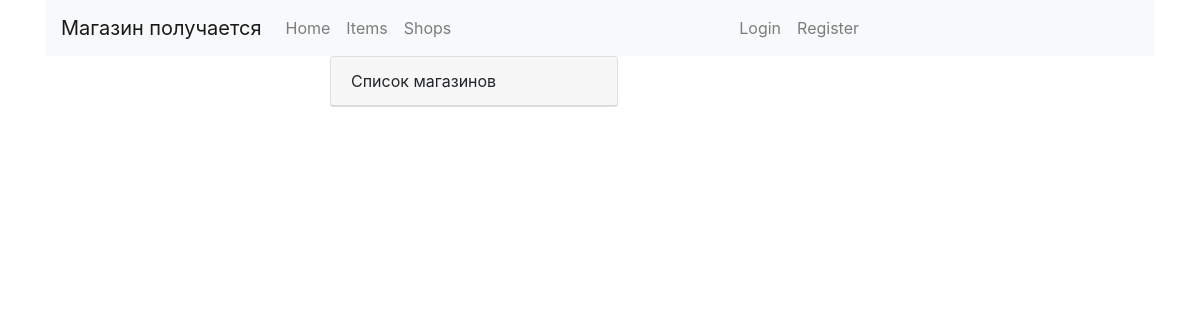
The app's page /shop_list/, older data.
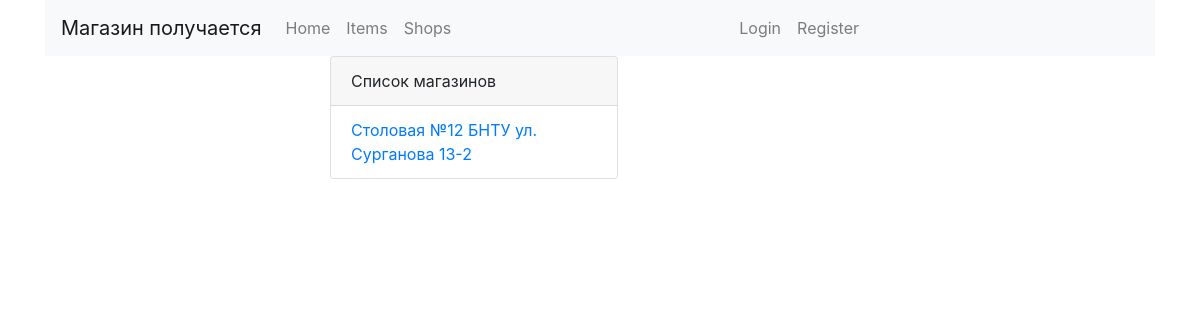
The same page, newer data.
### shop/models.py (models this page shows, shortened)
class Shop(models.Model):
    name = models.CharField(
        max_length=128,
        verbose_name='Наименование магазина'
    )
    address = models.CharField(
        max_length=256,
        verbose_name='Адрес магазина'
    )
    staff_amount = models.IntegerField(
        blank=True,
        null=True
    )
    def __str__(self):
        return f'{self.name} {self.address}'
    class Meta:
        verbose_name = 'Магазин'
        verbose_name_plural = "Магазины"
        ordering = (
            'name',
        )

### shop/views.py (the view)
# urls.py: path('shop_list/', ShopList.as_view(), name="shop_list"),
class ShopList(ListView):
    template_name = 'shop/shop/shop_list.html'
    model = Shop
    context_object_name = 'shop_list'

### cart/context_processors.py (called while the page is built)
def cart(request):
    return {'cart': Cart(request)}

### shop/templates/shop/shop/shop_list.html (shortened to what this page needs)
{% extends 'shop/base.html' %}
{% load static %}
{% block body %}
    <div class="col-lg-6 offset-3">
        <div class="card" style="width:18rem;">
            <div class="card-header">
                Список магазинов
            </div>
            <ul class="list-group list-group-flush">
                {% for shop in shop_list %}
                    <li class="list-group-item">
                        <a href="{% url 'shop:shop_detail' shop.id %}">
                            {{ shop }}
                        </a>
                    </li>
                {% endfor %}
            </ul>
        </div>
    </div>
{% endblock %}

Row changes from the older to the newer data that the page shows:
added Shop: name+address "Столовая №12 БНТУ ул. Сурганова 13-2"
